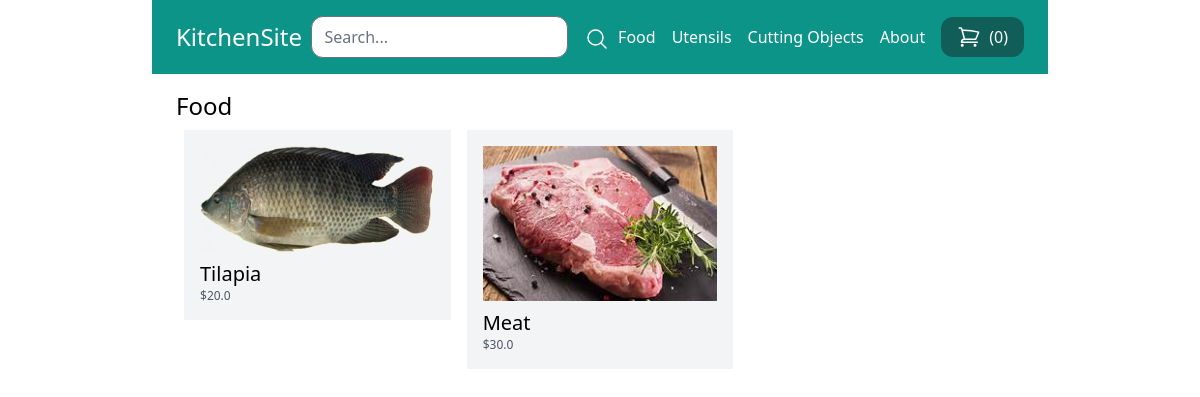
Screenshot of /food/ with the database file from the repository.
### store/models.py (models this page shows, shortened)
class Category(models.Model):
    title = models.CharField(max_length=60)
    slug = models.SlugField(max_length=60)
    class Meta:
        verbose_name_plural = 'Categories'

class Product(models.Model):
    DRAFT = 'draft'
    WAITING_APPROVAL = 'waitingapproval'
    ACTIVE = 'active'
    DELETED = 'deleted'
    STATUS_CHOICES = (
        (DRAFT, 'Draft'),
        (WAITING_APPROVAL, 'Waiting Approval'),
        (ACTIVE, 'Active'),
        (DELETED, 'Deleted'),
    )
    user = models.ForeignKey(User, related_name='products', on_delete=models.CASCADE)
    category = models.ForeignKey(Category, related_name='products', on_delete=models.CASCADE)
    title = models.CharField(max_length=60)
    slug = models.SlugField(max_length=60)
    description = models.TextField(blank=True)
    price = models.IntegerField()
    image = models.ImageField(upload_to='uploads/product_images/', blank=True, null=True)
    thumbnail = models.ImageField(upload_to='uploads/product_images/thumbnail/', blank=True, null=True)
    created_at = models.DateTimeField(auto_now_add=True)
    updated_at = models.DateTimeField(auto_now=True)
    status = models.CharField(max_length=50, choices=STATUS_CHOICES, default=ACTIVE)
    class Meta:
        ordering = ('-created_at',)
    def get_display_price(self):
        return self.price / 100
    def get_thumbnail(self):
        if self.thumbnail:
            return self.thumbnail.url

### store/views.py (the view)
# urls.py: path('<slug:slug>/', views.category_detail, name='category_detail'),
def category_detail(request, slug):
    category = get_object_or_404(Category, slug=slug)
    products = category.products.filter(status=Product.ACTIVE)
    return render(request, 'store/category_detail.html', {
        'category': category,
        'products': products,
    })

### store/cart.py (called while the page is built)
    def __len__(self):
        return sum(item['quantity'] for item in self.cart.values())

### store/context_processors.py (called while the page is built)
def cart(request):
    return {'cart': Cart(request)}

### store/templatetags/menu.py (called while the page is built)
@register.inclusion_tag('core/menu.html')
def menu():
    categories = Category.objects.all()
    return {'categories': categories}

### store/templates/store/category_detail.html (shortened to what this page needs)
{% extends 'core/base.html' %}
{% block content %}
<h1 class="text-2xl">{{category.title}}</h1>
{% include 'store/portions/products.html' %}
{% endblock %}

### core/templates/core/base.html (shortened to what this page needs)
{% load tailwind_tags %}
{% load menu %}
<!doctype html>
<html>
<head>
    {% tailwind_css %}
</head>
<body>
    <nav class="max-w-4xl mx-auto py-4 px-6 flex items-center justify-between bg-teal-600">
        <div class="logo">
            <a href="/" class="text-2xl text-white">KitchenSite</a>
        </div>
        <div class="search">
            <form method="get" action="/search/" class="flex-items-center space-x-3">
                <input type="search" name="query" placeholder="Search..." class="py-2 px-3 rounded-xl">
                <button>
                    <svg xmlns="http://www.w3.org/2000/svg" fill="none" viewBox="0 0 24 24" stroke-width="1.5" stroke="currentColor" class="inline-block w-6 h-6 text-white">
                        <path stroke-linecap="round" stroke-linejoin="round" d="M21 21l-5.197-5.197m0 0A7.5 7.5 0 105.196 5.196a7.5 7.5 0 0010.607 10.607z" />
                    </svg>
                </button>
            </form>
        </div>
        <div class="menu flex items-center space-x-4">
            {% menu %}
            <a href="{% url 'cart_view' %}" class="flex space-x-2 py-2 px-4 bg-teal-800 text-white rounded-xl hover:bg-teal-900">
                <span>({{ cart|length }})</span>
            </a>
        </div>
    </nav>
    <div class="max-w-4xl mx-auto py-4 px-6">
        {% block content %}
        {% endblock %}
    </div>
</body>
</html>

### core/templates/core/menu.html
{% for category in categories %}
<a href="{% url 'category_detail' category.slug %}" class="text-white">{{category.title}}</a>
{% endfor %}
<a href="{% url 'about' %}" class="text-white">About</a>

### store/templates/store/portions/products.html
<div class="flex flex-wrap">
    {% for product in products %}
    <div class="product w-1/3 p-2">
        <div class="p-4 bg-gray-100">
            <a href="{% url 'product_detail' product.category.slug product.slug %}">
                <div class="image mb-2">
                    <img src="{{ product.get_thumbnail }}" alt="Image of {{ product.title }}">
                </div>
                <h2 class="text-xl">{{ product.title }}</h2>
                <p class="text-xs text-gray-600">${{ product.get_display_price }}</p>
            </a>
        </div>
    </div>
    {% endfor %}
</div>

### rows the page displays
Category: title "Food"
Category: title "Utensils"
Category: title "Cutting Objects"
Product: get_thumbnail (picture), title "Tilapia", get_display_price "20.0"
Product: get_thumbnail (picture), title "Meat", get_display_price "30.0"

### other values shown
{{ cart|length }} "0"
